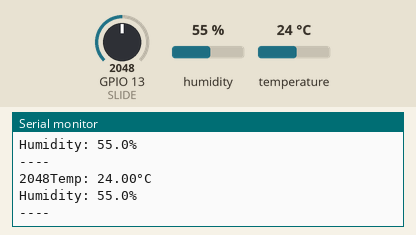
This sketch was run on a simulated ESP32. On the bench: the last lines printed to the serial monitor. Inputs (shaded band) come from the test bench; at power-on: humidity 55 %, GPIO 13 (SLIDE) = 2048, temperature 24 °C.

Above: at 1.8 s.
1.9 s: humidity set to 22 %
At 2.6 s:
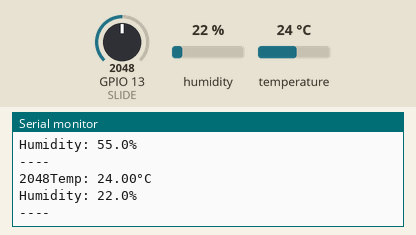
3.4 s: GPIO 13 (SLIDE) set to 2866
At 4.7 s:
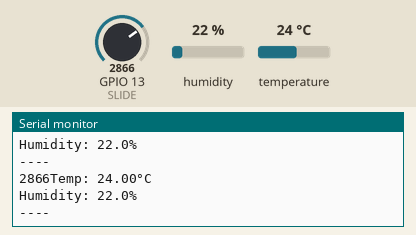
4.9 s: temperature set to 12 °C
At 5.9 s:
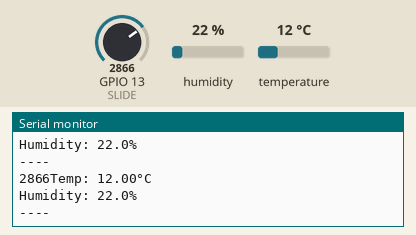
6.4 s: GPIO 13 (SLIDE) set to 3603
At 7.7 s:
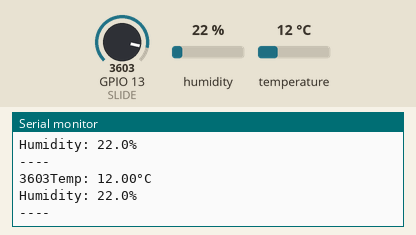
7.9 s: humidity set to 40 %
At 8.9 s:
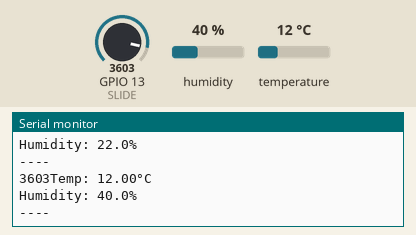
Timing chart, 0 to 10.4 s (numbered marks = the images above; inputs shaded):
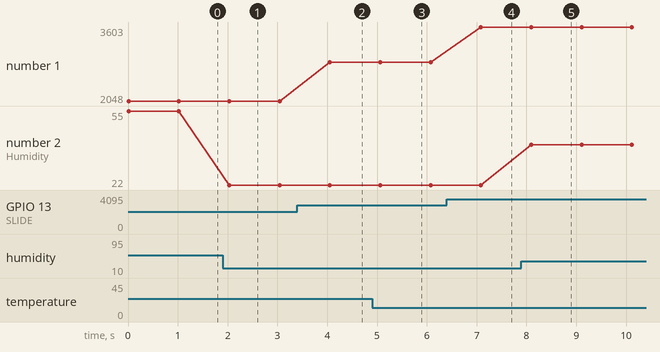

The sketch:

esp32.ino
```cpp
/*
* DHT 22:
* Implementation:
* https://github.com/beegee-tokyo/DHTesp/blob/master/DHTesp.cpp
* I2C Read Sensor (161-293)
* Available Functions:
* https://github.com/beegee-tokyo/DHTesp/blob/master/DHTesp.h
* For vscode search your dependencies here: https://registry.platformio.org/
*
*/
#include "DHTesp.h" //https://github.com/beegee-tokyo/DHTesp/tree/master

#define LED  12  // LED Digital pin
#define SLIDE 13 // Potentiometer Digital pin
#define DHT_PIN 15

DHTesp dhtSensor;

void setup() {
pinMode(SLIDE, INPUT);
dhtSensor.setup(DHT_PIN, DHTesp::DHT22);
Serial.begin(115200);
}

void loop() {
  float temperature = dhtSensor.getTemperature();
  float humidity = dhtSensor.getHumidity();
  int slide = analogRead(SLIDE);
  int mapped_value = map(slide, 0, 4095, 0, 100);

  Serial.print(slide);
  Serial.println("Temp: " + String(temperature, 2) + "°C");
  Serial.println("Humidity: " + String(humidity, 1) + "%");
  Serial.println("----");
  delay(1000);

  //Serial.print(',');
  //Serial.print(mapped_value);
  //Serial.print(',');
  //Serial.print(temperature);
  //Serial.print(',');
  //Serial.println(humidity);
  //delay(10);

}
```

Measured:
- after the input at 1.9 s, the serial monitor: prints a new line after 0.13 s (image 1)
- after the input at 3.4 s, the serial monitor: prints a new line after 0.65 s (image 2)
- after the input at 4.9 s, the serial monitor: prints a new line after 0.16 s (image 3)
- after the input at 6.4 s, the serial monitor: prints a new line after 0.68 s (image 4)
- after the input at 7.9 s, the serial monitor: prints a new line after 0.20 s (image 5)
- plotted number 1: 2048 → 2866 after the input at 3.4 s, 2866 → 3603 after the input at 6.4 s
- plotted number 2: 55 → 22 after the input at 1.9 s, 22 → 40 after the input at 7.9 s
